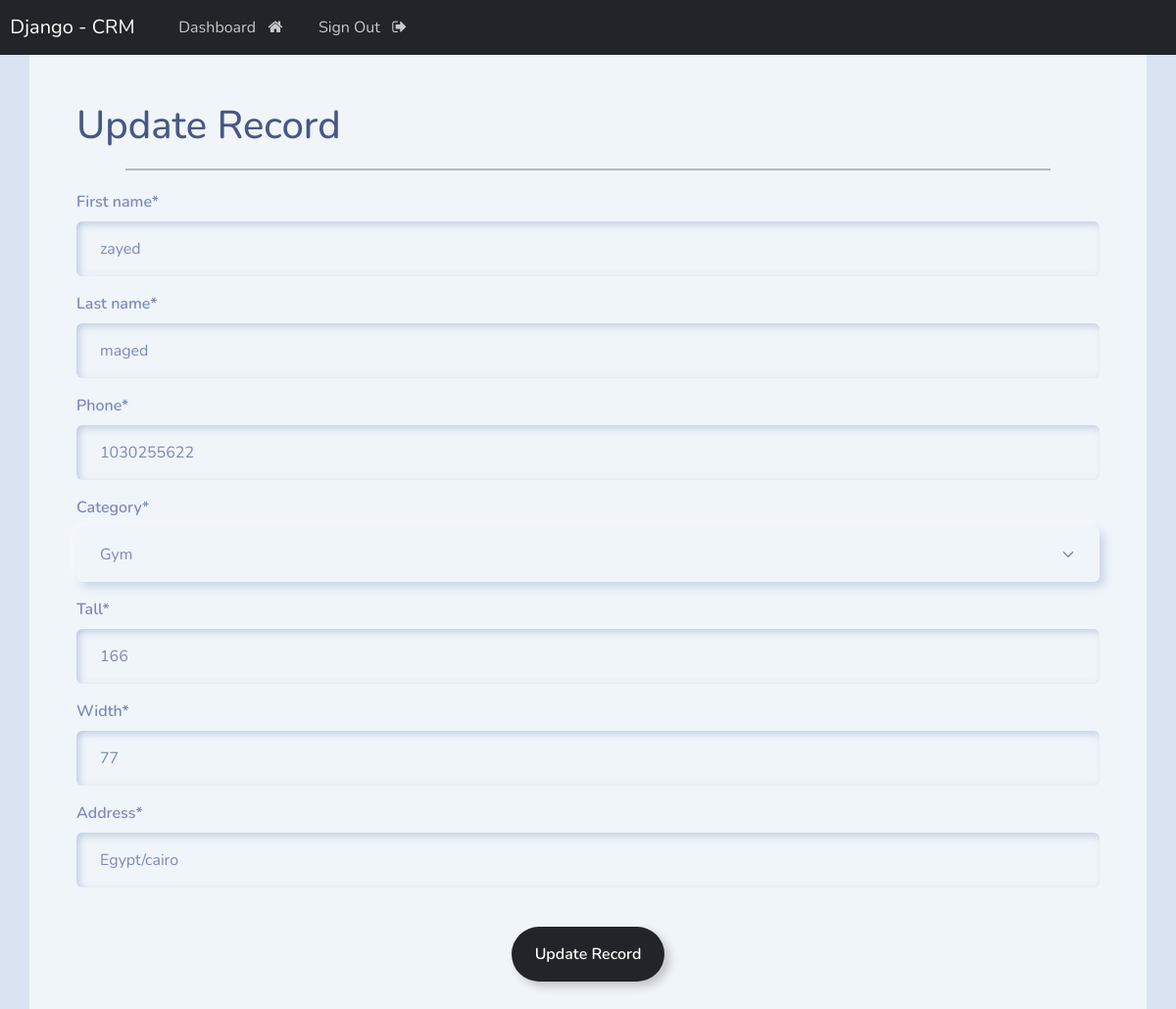
The page /update/9/ (signed in) on the database its author committed.
### webapp/models.py (models this page shows, shortened)
class Record(models.Model):
    first_name=models.CharField(max_length=250)
    last_name=models.CharField(max_length=250)
    phone=models.IntegerField()
    tall=models.IntegerField()
    width=models.IntegerField()
    address=models.CharField(max_length=500)
    create_at=models.DateField(auto_now_add=True)
    category=models.ForeignKey(Category,on_delete=models.CASCADE)
    class Meta:
        ordering=['-id']

### webapp/views.py (the view)
# urls.py: path('update/<int:record_id>/',views.update_record,name="update_record"),
@login_required(login_url='login')
def update_record(request,record_id):
    record=get_object_or_404(Record,id=record_id)
    form=UpdateRecordForm(instance=record)
    if request.method=='POST':
        form=UpdateRecordForm(request.POST,instance=record)
        if form.is_valid():
            form.save()
            messages.success(request,'Record is Update.')
            return redirect('dashboard')
    context={'form':form}
    return render(request,'web/update-record.html',context)

### webapp/forms.py
class UpdateRecordForm(forms.ModelForm):
    class Meta:
        model=Record
        fields=['first_name','last_name','phone','category','tall','width','address']

### webapp/models.py (called while the page is built)
    def __str__(self):
        return self.name

### templates/web/update-record.html (shortened to what this page needs)
{% extends 'base.html' %}
{% load crispy_forms_tags %}
{% block content %}
<div class="container bg-light shadow-md p-5 form-layout">
    <h1>Update Record</h1>
    <hr style="border:1px solid #000;margin: 20px 50px;">
    <form method="post",autocomplete="off">
        {{ form|crispy }}
        <div class="text-center">
            <br>
            <button type="submit" class="btn btn-outline-dark">Update Record</button>
        </div>
    </form>
</div>
{% endblock %}

### rows shown on the page
Record: first_name "zayed", last_name "maged", phone "1030255622", category "Gym", tall "166", width "77", address "Egypt/cairo"
